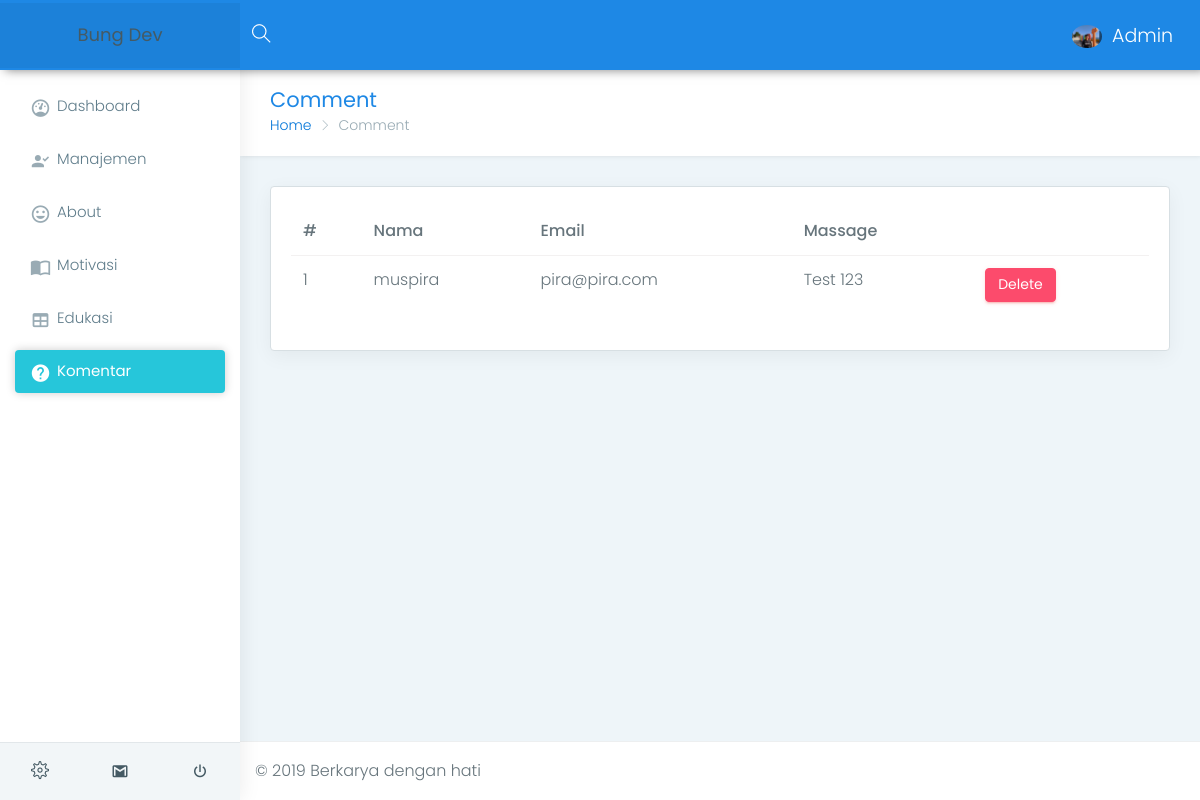
Page /dashboard/html/komentar.php (signed in) on the committed database.
### tables this page shows
CREATE TABLE `contact` (
  `id` int(11) NOT NULL,
  `name` varchar(30) NOT NULL,
  `email` varchar(30) NOT NULL,
  `message` text NOT NULL
);

### dashboard/function_dashboard/data_dash.php (called while the page is built, shortened)
<?php
function komentar()
{
  $query = "SELECT * FROM contact";
  return run_result($query);
}
function run_result($result)
{
  global $link;
  return mysqli_query($link, $result);
}

### dashboard/html/komentar.php (the view, shortened to what this page needs)
<?php
$result = komentar();
?>
<?php require_once('../views/_header.php') ?>
<div class="page-wrapper">
    <div class="container-fluid">
        <div class="row page-titles">
            <div class="col-md-5 col-8 align-self-center">
                <h3 class="text-themecolor m-b-0 m-t-0">Comment</h3>
                <ol class="breadcrumb">
                    <li class="breadcrumb-item"><a href="javascript:void(0)">Home</a></li>
                    <li class="breadcrumb-item active">Comment</li>
                </ol>
            </div>
        </div>
        <div class="row">
            <div class="col-lg-12">
                <div class="card">
                    <div class="card-block">
                        <div class="table-responsive">
                            <table class="table table table-hover">
                                <thead>
                                    <tr>
                                        <th>#</th>
                                        <th>Nama</th>
                                        <th>Email</th>
                                        <th>Massage</th>
                                    </tr>
                                </thead>
                                <tbody>
                                    <?php while ($data = mysqli_fetch_assoc($result)) { ?>
                                        <tr>
                                            <td>1</td>
                                            <td><?= $data['name'] ?></td>
                                            <td><?= $data['email'] ?></td>
                                            <td><?= $data['message'] ?></td>
                                            <td>
                                                <a class="btn btn-danger" href="deleteKomentar.php?id=<?= $data['id'] ?>">Delete</a>
                                            </td>
                                        </tr>
                                    <?php } ?>
                                </tbody>
                            </table>
                        </div>
                    </div>
                </div>
            </div>
        </div>
    </div>
</div>
<?php require_once('../views/_footer.php') ?>

### dashboard/html/css/colors/blue.css (style rules this page uses)
.text-themecolor { color: #1e88e5 !important; }

### rows in the picture
contact: name "muspira", email "pira@pira.com", message "Test 123"
